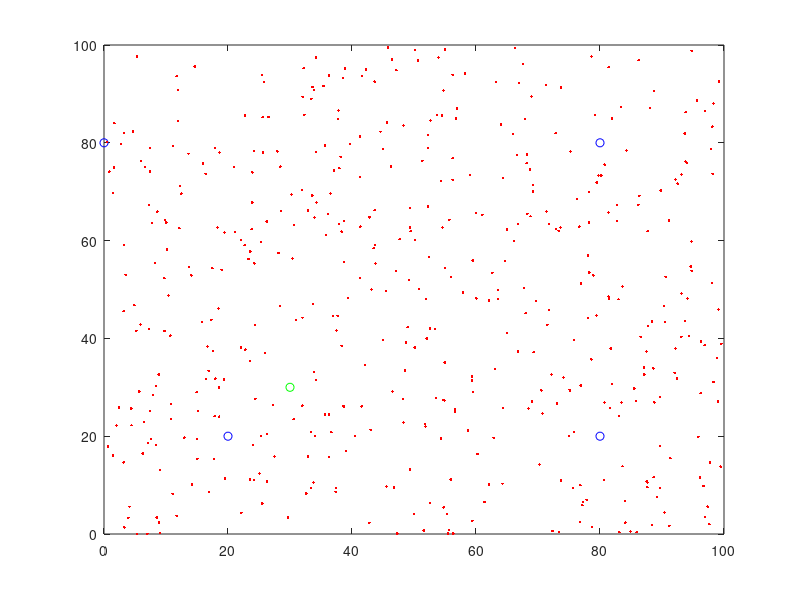

Here is the MATLAB script that generated this plot:
clear;
close all;

%Define then World
world_size = 100.0;
landmarks  = [[20.0; 20.0], [0.0; 80.0], [80.0; 80.0], [80.0; 20.0]];

%Define robot
Z=[30;30; 0];%[world_size*rand;world_size*rand;2*pi*rand];
Zdist=[];
for j=1: size(landmarks,2)
    dx = (Z(1) - landmarks(1,j));
    dy = (Z(2) - landmarks(2,j));
    Zdist =[Zdist sqrt(dx*dx+dy*dy)];
end

%Particles
N=500;
p=[world_size*rand(1,N);world_size*rand(1,N);2*pi*rand(1,N)];

%Move particles
turn=.1;
forward=.01;
forward_noise_std=.1;

%%%
%Fill in code here that 
% - turns a particle (add random uniform distributed noise in interval
% 0-2*pi)
% - moves a particle forward in the current direction add gaussin noise with
%  std = forward_noise_std
% - The above should be done on all particles
%%%

%Draw the world
figure(2)
plot(landmarks(1,:), landmarks(2,:), 'ob', Z(1,:),Z(2,:),'og', p(1,:),p(2,:),'.r');
axis([0 world_size 0 world_size]);